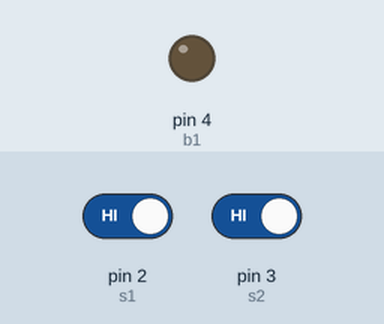
Recording of a sketch running on a simulated Arduino Uno, built with avr-gcc and run on an emulated ATmega328P. Parts: output pins drawn as LEDs (lit = HIGH). Inputs (shaded band) come from the test bench; at power-on: pin 2 (s1) HIGH, pin 3 (s2) HIGH.

Above: at 1.2 s.
1.3 s: pin 2 (s1) driven LOW
At 2.5 s:
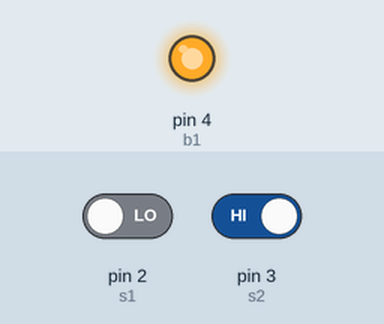
2.8 s: pin 2 (s1) driven HIGH
At 3.8 s:
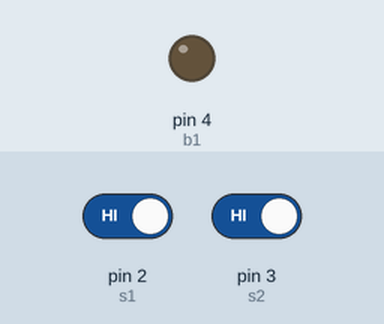
4.3 s: pin 3 (s2) driven LOW
At 5.0 s:
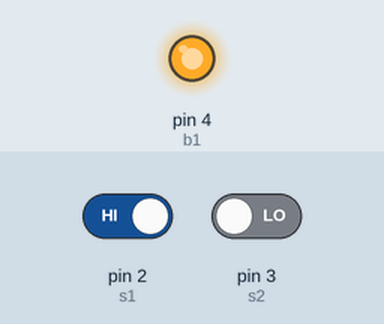
Timing chart, 0 to 7.3 s (numbered marks = the images above; inputs shaded):
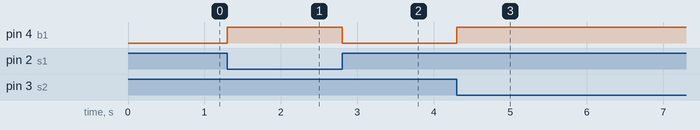

Measured:
- after the input at 1.3 s, pin 4 (b1): LOW → HIGH at once
- after the input at 2.8 s, pin 4 (b1): HIGH → LOW at once
- after the input at 4.3 s, pin 4 (b1): LOW → HIGH at once

The sketch:

main.ino
```cpp
// This is the code for the device, where s = IR sensor and b = buzzer

int s1 = 2;
int s2 = 3;
int b1 = 4;

void setup() {
  // put your setup code here, to run once:
  pinMode(s1, INPUT);
  pinMode(s2, INPUT);
  pinMode(b1, OUTPUT);
  digitalWrite(b1, LOW);
  Serial.begin(9600);

}

void loop() {
  // put your main code here, to run repeatedly:
  int s1V = digitalRead(s1);
  int s2V = digitalRead(s2);

  if (s1V == 0 || s2V == 0) {
    digitalWrite(b1, HIGH);
  } else {
    digitalWrite(b1, LOW);
  }


}
```
